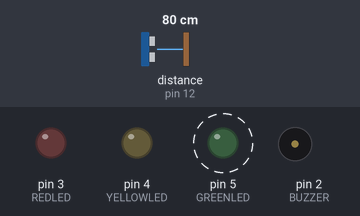
A sketch run on a simulated Arduino Uno, built with avr-gcc and run on an emulated ATmega328P. Shown: output pins drawn as LEDs (lit = HIGH), buzzer (waves = sounding, pin HIGH). Wiring (inferred from the names in the program): ultrasonic range finder: trigger pin 13; echo pin 12. Dashed ring = blinking. The inputs (shaded band) are chosen by the test bench; at power-on: distance to the obstacle (sensor on pin 12) 80 cm. The echo pulse lasts 58.3 µs per cm; pins used as bus, display or sensor lines are not drawn.

Above: at 1.6 s.
1.7 s: distance to the obstacle (sensor on pin 12) set to 27 cm
5.4 s: distance to the obstacle (sensor on pin 12) set to 22 cm
At 5.81 s:
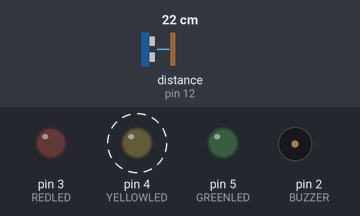
8.9 s: distance to the obstacle (sensor on pin 12) set to 2 cm
At 9.06 s:
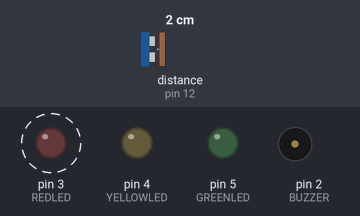
12.4 s: distance to the obstacle (sensor on pin 12) set to 18 cm
At 12.62 s:
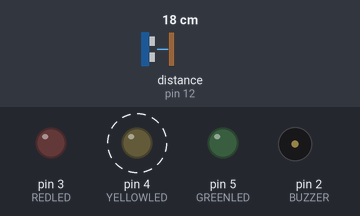
15.9 s: distance to the obstacle (sensor on pin 12) set to 4 cm
At 16.33 s:
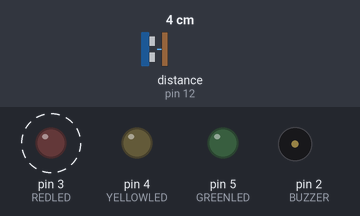
Timing chart, 0 to 20.4 s (numbered marks = the images above; inputs shaded):
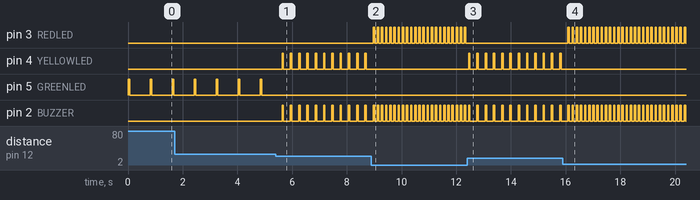

The sketch:

MesefaSensoru.ino
```cpp
#define TRIGGER_PIN 13
#define ECHO_PIN 12
#define BUZZER 2
#define REDLED 3
#define YELLOWLED 4
#define GREENLED 5

int time;
int distance;
void setup() {

  pinMode(BUZZER, OUTPUT);

  pinMode(REDLED, OUTPUT);
  pinMode(GREENLED, OUTPUT);
  pinMode(YELLOWLED, OUTPUT);

  pinMode(TRIGGER_PIN, OUTPUT);
  pinMode(ECHO_PIN, INPUT);
  Serial.begin(9600);
}

void loop() {
  digitalWrite(TRIGGER_PIN, 1);
  delayMicroseconds(1000);
  digitalWrite(TRIGGER_PIN, 0);
  time = pulseIn(ECHO_PIN, 1);
  distance = (time / 2) / 28.5;

  if (distance <= 10) {
    digitalWrite(REDLED, 1);
    digitalWrite(BUZZER, 1);
    delay(50);
    digitalWrite(REDLED, 0);
    digitalWrite(BUZZER, 0);
    delay(100);
  }

  else if (distance <= 25) {
    digitalWrite(YELLOWLED, 1);
    digitalWrite(BUZZER, 1);
    delay(50);
    digitalWrite(YELLOWLED, 0);
    digitalWrite(BUZZER, 0);
    delay(250);
  }

  else{
    digitalWrite(GREENLED, 1);
    delay(50);
    digitalWrite(GREENLED, 0);
    delay(750);
  }
}
```

Measured:
- the behaviour switches between 26 and 25 cm on distance to the obstacle (sensor on pin 12) (found by bisection; images 0 and 1)
- after the input at 5.4 s, pin 4 (YELLOWLED), pin 2 (BUZZER): alternates HIGH for 0.05 s and LOW for 0.25 s, starting after 0.23 s; pin 5 (GREENLED): stops changing and stays LOW
- after the input at 8.9 s, pin 3 (REDLED): alternates HIGH for 0.05 s and LOW for 0.10 s, starting after 0.06 s; pin 4 (YELLOWLED): stops changing and stays LOW; pin 2 (BUZZER): alternates HIGH for 0.05 s and LOW for 0.10 s, starting after 0.22 s
- after the input at 12.4 s, pin 3 (REDLED): stops changing and stays LOW; pin 4 (YELLOWLED): alternates HIGH for 0.05 s and LOW for 0.25 s, starting after 0.05 s; pin 2 (BUZZER): alternates HIGH for 0.05 s and LOW for 0.25 s, starting after 0.36 s
- after the input at 15.9 s, pin 3 (REDLED): alternates HIGH for 0.05 s and LOW for 0.10 s, starting after 0.18 s; pin 4 (YELLOWLED): stops changing and stays LOW; pin 2 (BUZZER): alternates HIGH for 0.05 s and LOW for 0.10 s, starting after 0.33 s
- by itself, pin 5 (GREENLED): alternates HIGH for 0.05 s and LOW for 0.75 s
